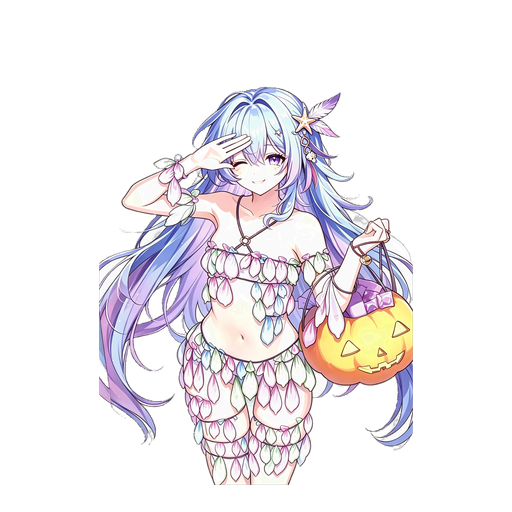
#> input picture taozi-pet/src/assets/pet/blink-02.png, 512 x 512 px
$ python -i repair-src-for-qa.py   (imports and definitions only)
#> lines starting #> are read from the running program, lines starting #| are printed output that depends on the picture
"""
repair-src-for-qa.py — 按 qa/assets-report.json 自动修复失败帧

读取 QA 报告，对每帧失败按 code 应用通用修复（不依赖硬编码帧名）：
  - SCALE_DRIFT               : 把该状态各帧缩放到本状态中位 bbox（宽/高一致）
  - OCCUPANCY_TOO_LARGE       : 等比缩到 MAX_DIM
  - GROUND_RESIDUE[_REVIEW]   : 清掉角色最底 GROUND_ROWS 行
  - SUBJECT_TOUCHES_BORDER    : 带 MARGIN 重新居中
报告说坏修什么；无失败则无改动。

写出编码与 process-assets 保持一致：pet-spec.json 的 assetPipeline.paletteColours > 0 时
写索引色 PNG（tRNS 透明度），否则写 PNG-32——否则修复帧会与其余帧编码不一致。

⚠️ 修复目标是**产物层** taozi-pet/src/assets/pet/，不是上游 incoming-assets/。
全量 `node tools/process-assets.mjs` 会重写产物层，故本脚本须在 process-assets
之后、qa-assets 之前运行。

用法:
  python repair-src-for-qa.py
  python repair-src-for-qa.py --dry-run
  python repair-src-for-qa.py --report other.json --assets path/to/pet
"""
import os
import argparse
import json
import numpy as np
from PIL import Image

from python_env import ensure_env

ROOT = os.path.dirname(os.path.abspath(__file__))
ASSET = os.path.join(ROOT, "taozi-pet", "src", "assets", "pet")
QA_DIR = os.path.join(ROOT, "taozi-pet", "qa")
SPEC = os.path.join(ROOT, "taozi-pet", "pet-spec.json")
MAX_DIM = 409          # OCCUPANCY_TOO_LARGE 阈值 412 之下的安全值
MARGIN = 8             # SUBJECT_TOUCHES_BORDER 重新居中的留白
GROUND_ROWS = 2        # GROUND_RESIDUE 清除的最底行数


def palette_colours():
    """交付帧的调色板颜色数（0 = PNG-32），取自 pet-spec.json。"""
    try:
        spec = json.load(open(SPEC, encoding="utf-8"))
        value = int(spec.get("assetPipeline", {}).get("paletteColours", 0))
    except (OSError, ValueError, TypeError):
        return 0
    return value if 0 <= value <= 256 else 0


PALETTE_COLOURS = palette_colours()


def load_report(path):
    return json.load(open(path, encoding="utf-8"))


def bbox(arr):
    """返回 (top, bottom, left, right) 的透明前景包围盒；无前景返回 None。"""
    ys, xs = np.where(arr[:, :, 3] > 16)
    if len(ys) == 0:
        return None
    return ys.min(), ys.max(), xs.min(), xs.max()


def save(arr, path):
    image = Image.fromarray(arr).convert("RGBA")
    if PALETTE_COLOURS > 0:
        image.quantize(colors=PALETTE_COLOURS, method=Image.FASTOCTREE).save(path, optimize=True)
    else:
        image.save(path)


# [66 lines left out: functions fix_scale_drift, fix_occupancy, fix_ground, not called in this run]


def fix_border(path):
#> called with path = 'taozi-pet/src/assets/pet/blink-02.png'
    arr = np.array(Image.open(path).convert("RGBA"))
#> arr is the input picture: shape (512, 512, 4); mean R, G, B, A 65.3, 61.3, 64.7, 77.6
    box = bbox(arr)
#> box = (86, 484, 99, 412)
    if box is None:
        return
    t, btm, l, r_ = box
#> t = 86; btm = 484; l = 99; r_ = 412
    w, h = arr.shape[:2]
#> w = 512; h = 512
    sub = Image.fromarray(arr).crop((l, t, r_ + 1, btm + 1))
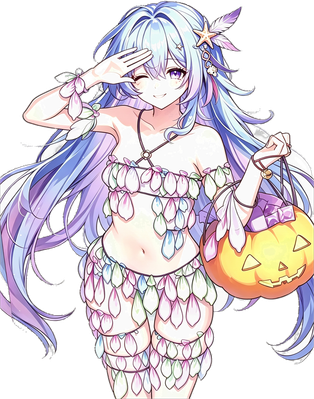
#> sub: PIL image 314x399 RGBA; mean R, G, B, A 136.6, 128.2, 135.3, 162.4; transparent parts drawn white
    canvas = Image.new("RGBA", (w, h), (0, 0, 0, 0))
#> canvas: PIL image 512x512 RGBA; every value is 0
    sw, sh = sub.size
#> sw = 314; sh = 399
    px = max(MARGIN, min(w - MARGIN - sw, (w - sw) // 2))
#> px = 99
    py = max(MARGIN, min(h - MARGIN - sh, (h - sh) // 2))
#> py = 56
    canvas.paste(sub, (px, py), sub)
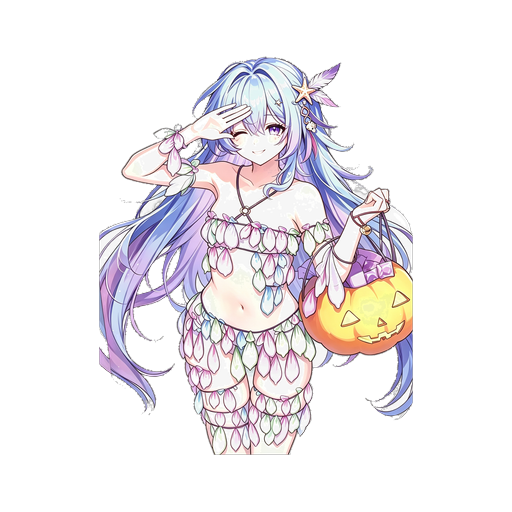
#> canvas: PIL image 512x512 RGBA; mean R, G, B, A 62.1, 58.1, 61.4, 76; transparent parts drawn white
    save(np.array(canvas), path)
    print(f"  BORDER fix {os.path.basename(path)} recentered")


# [53 lines left out: function main, not called in this run]


# [2 lines not run here, left out]

>>> result = fix_border('taozi-pet/src/assets/pet/blink-02.png')
